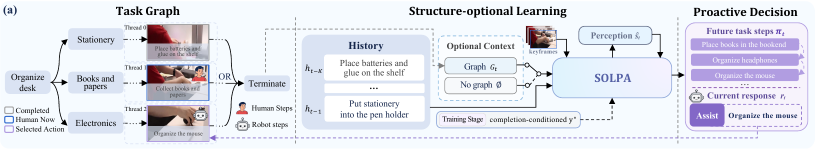
#> input picture assets/teaser.png, 1629 x 300 px (shown at 1/2 size)
$ python -i subgraph.py   (imports and definitions only)
#> lines starting #> are read from the running program, lines starting #| are printed output that depends on the picture
#> further down, picture is the input picture: PIL image 1629x300 RGB; mean R, G, B 225.7, 227.6, 236.8
"""
Ego-centric subgraph extraction and rendering for ProAct 2.0.

Given a task graph (taxonomy), completed steps, and the current step,
build a local subgraph with:
  - Done nodes (completed steps)
  - Current node (Phase-1 predicted step)
  - Forward-reachable nodes from current (up to max_depth hops)
  - Midlevel-phase collapsing for fully-done phases

Rendering:
  - Image: Graphviz PNG, OCR-friendly (all info as text in nodes)
  - Text: structured dependency list with [done]/[current]/[future]

Design for VLM OCR:
  - [done] prefix on done nodes; [current]/[future] on others
  - AND/OR activation as edge labels
  - DPI (96), no downscaling — let VLM processor resize
"""

from __future__ import annotations

import io
import re
import textwrap
from collections import deque
from typing import Any, Dict, List, Optional, Set, Tuple

import numpy as np
from PIL import Image, ImageChops

# Hard upper bound on the rendered subgraph pixel count. Qwen2.5-VL consumes
# one visual token per 28x28 pixels, so this keeps each task graph at <=512
# visual tokens. The renderer preserves OCR readability by wrapping long node
# labels and compressing only whitespace before falling back to any resize.
PIXELS_PER_VISION_TOKEN = 28 * 28
MAX_RENDER_TOKENS = 1536
MAX_RENDER_PIXELS = MAX_RENDER_TOKENS * PIXELS_PER_VISION_TOKEN

# Subgraph horizon: DEFAULT_FORWARD_DEPTH (=5) aligns with E2E predict_steps.
# Readability is enforced by MAX_RENDER_TOKENS=512 at render time only.
DEFAULT_FORWARD_DEPTH = 5


# ---------------------------------------------------------------------------
# Graph adjacency
# ---------------------------------------------------------------------------

# [45 lines left out: functions build_adjacency, map_steps_to_node_ids, not called in this run]


# ---------------------------------------------------------------------------
# Subgraph extraction (with current node, depth=5)
# ---------------------------------------------------------------------------

# ---------------------------------------------------------------------------
# Wrapper / hub detection
# ---------------------------------------------------------------------------
#
# Many task graphs are inflated by structural "wrapper" nodes (Get
# Ingredients / Put away kitchenware / Start <phase> / Finish <phase>).
# These nodes do not represent observable actions: they are container
# markers whose purpose is to group leaf operations. They contribute
# nothing to next-step prediction but explode forward fan-out (one such
# hub can have 30+ children).
#
# We treat as a wrapper:
#   * any node with ``is_midlevel=True`` (taxonomy-explicit), OR
#   * any node whose direct child count >= ``WRAPPER_FANOUT_THRESHOLD``
#     (catches the few fanout=11 outliers that taxonomy missed -- see
#     diagnostics on the 75-recipe taxonomy: every fanout>=10 node is a
#     midlevel hub; the threshold of 8 is a defensive lower bound).
WRAPPER_FANOUT_THRESHOLD = 8


# [309 lines left out: functions _is_wrapper_node, _compute_wrapper_set, _effective_children, _effective_parents, _ancestors_of, check_condition and 2 more, not called in this run]


_RENDER_MODES = frozenset({"default", "cross_thread_frontier", "legal_only"})

# Subtle thread tint palette (P1) — keyed by thread_map thread_id strings.
_THREAD_TINT_PALETTE: Dict[str, str] = {
    "serial_main": "#E8E8FF",
    "parallel_0": "#FFE8E8",
    "parallel_1": "#E8FFE8",
    "parallel_2": "#FFF8E8",
    "parallel_3": "#E8FFFF",
    "_default": "#F0F0F0",
}


# [13 lines left out: function _blend_hex, not called in this run]


def _node_name(graph: Dict[str, Dict], nid: str) -> str:
    return str(graph.get(str(nid), {}).get("name", "") or "").strip()


# [304 lines left out: functions apply_cross_thread_frontier_filter, extract_ego_subgraph, _find_midlevel_owner, _build_midlevel_phases, collapse_done_phases, not called in this run]


# ---------------------------------------------------------------------------
# Fan-in done-parent collapsing (compresses dense AND-convergence patterns)
# ---------------------------------------------------------------------------
#
# After ``collapse_done_phases`` and ``extract_ego_subgraph`` (legal-now
# action nodes only), the remaining clutter source is dense
# AND-convergence: a single visible node can have many done parents
# (e.g. "Mix everything" with 12 ingredient-prep parents). All those
# done parents convey one bit of information: "all prerequisites
# satisfied". We replace each such fan-in with a single virtual node
# ``_dp_<v>`` ("N done prereqs") so the model still sees that ``v`` is
# unblocked from the AND side without rendering 12 redundant boxes.
#
# We are conservative: we only collapse done parents whose only
# in-sub child is ``v`` (so dropping them does not strand any other
# visible node). Threshold defaults to 4 so we never collapse the
# common 1-2 parent case.

DONE_FAN_IN_THRESHOLD = 4


# [86 lines left out: functions collapse_fan_in_done_parents, _sort_key, not called in this run]


def _get_label(graph: Dict[str, Dict], nid: str) -> str:
    name = graph[nid].get("name", f"Node {nid}")
    return name[:40] + "..." if len(name) > 40 else name


# [42 lines left out: functions _get_node_label, _wrap_image_label, _get_cond, not called in this run]


# ---------------------------------------------------------------------------
# Image rendering (v1-style, high quality, OCR-friendly)
# ---------------------------------------------------------------------------

STATUS_COLORS = {
    "done":     {"fill": "#90EE90", "stroke": "#2E7D32", "font": "#000000"},
    "done_col": {"fill": "#4CAF50", "stroke": "#1B5E20", "font": "#FFFFFF"},
    "current":  {"fill": "#FFD700", "stroke": "#FF8C00", "font": "#000000"},
    # Frontier (= currently legal next action under the task_planner
    # check_condition semantics). Light blue fill + heavier dark blue
    # border + thicker pen so the model sees a clear "blue frontier"
    # vs "gray blocked future" distinction. The label also carries the
    # `[frontier]` text tag so the cue is redundant (text + colour).
    "frontier": {"fill": "#9FD8FF", "stroke": "#0B6FB8", "font": "#000000"},
    "future":   {"fill": "#D3D3D3", "stroke": "#808080", "font": "#000000"},
    # Wrappers / phase containers: white fill + dashed gray border so
    # they read as structural scaffolding, not as actionable steps.
    "wrapper":  {"fill": "#FFFFFF", "stroke": "#909090", "font": "#606060"},
}
DECISION_STATUS_COLORS = {
    "done":     {"fill": "#90EE90", "stroke": "#2E7D32", "font": "#000000"},
    "done_col": {"fill": "#4CAF50", "stroke": "#1B5E20", "font": "#FFFFFF"},
    "current":  {"fill": "#1E90FF", "stroke": "#003399", "font": "#FFFFFF"},
    "frontier": {"fill": "#FF8C00", "stroke": "#8B3A00", "font": "#FFFFFF"},
    "future":   {"fill": "#F0F0F0", "stroke": "#C0C0C0", "font": "#888888"},
    "wrapper":  {"fill": "#FFFFFF", "stroke": "#909090", "font": "#606060"},
}


# [292 lines left out: functions _find_back_edges, render_image_subgraph, not called in this run]


def _autocrop_whitespace(
    img: Image.Image,
    bg_color: Tuple[int, int, int] = (255, 255, 255),
    threshold: int = 8,
    padding: int = 6,
) -> Tuple[Image.Image, Tuple[int, int]]:
    """Trim near-uniform background border so vision tokens cover only content.

    Returns the cropped image and the (left, top) crop offset in original
    image coordinates so callers can translate any external coordinates
    (e.g. graphviz node bboxes) into the cropped image space.
    """
#> called with bg_color = (255, 255, 255), threshold = 8, padding = 6
    if img.mode != "RGB":
        img = img.convert("RGB")
    bg = Image.new("RGB", img.size, bg_color)
#> bg: PIL image 1629x300 RGB; every value is 255
    diff = ImageChops.difference(img, bg)
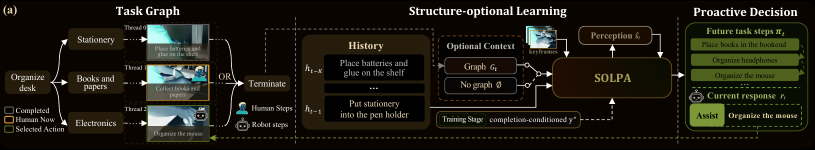
#> diff: PIL image 1629x300 RGB (shown at 1/2 size); mean R, G, B 29.3, 27.4, 18.2
    if threshold > 0:
        diff = diff.point(lambda v: 0 if v <= threshold else v)
    bbox = diff.getbbox()
#> bbox = (1, 3, 1629, 297)
    if bbox is None:
        return img, (0, 0)
    left, top, right, bottom = bbox
#> left = 1; top = 3; right = 1629; bottom = 297
    width, height = img.size
#> width = 1629; height = 300
    left = max(0, left - padding)
#> left = 0
    top = max(0, top - padding)
#> top = 0
    right = min(width, right + padding)
    bottom = min(height, bottom + padding)
#> bottom = 300
    if right <= left or bottom <= top:
        return img, (0, 0)
    return img.crop((left, top, right, bottom)), (left, top)


# [630 lines left out: functions _parse_plain_node_bboxes, _compress_axis, _build_protection_masks, _apply_band_compression, _compress_non_node_bands, _adaptive_compress and 5 more, not called in this run]

>>> from PIL import Image
>>> picture = Image.open('../../../assets/teaser.png')
>>> result = _autocrop_whitespace(picture)
